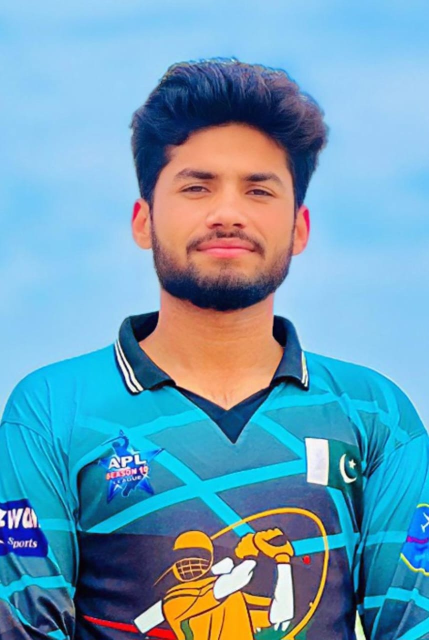
#> input picture Be Comfortable With Images/img1.jpg, 858 x 1280 px (shown at 1/2 size)
$ jupyter execute Image_Croping.ipynb
#> lines starting #> are read from the running program, lines starting #| are printed output that depends on the picture
[cell 1]
import cv2

[cell 2]
img = cv2.imread('img1.jpg')
#> img is the input picture: shape (1280, 858, 3); mean B, G, R 183.7, 157.9, 107.9
cv2.imshow("Original Image", img)
cv2.waitKey(0)

[cell 3]
Cropped_img = img[10:400, 20:500] # y1:y2, x1:x2
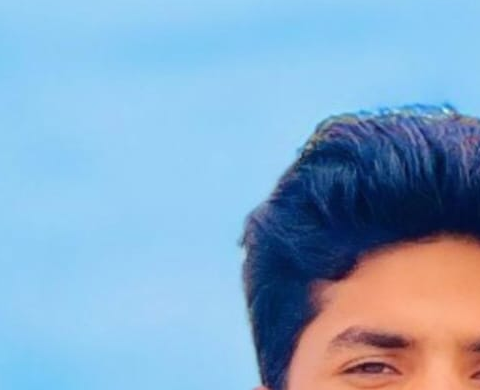
#> Cropped_img: shape (390, 480, 3); mean B, G, R 200.1, 168.9, 133.5
cv2.imshow("Cropped Image", Cropped_img)
cv2.waitKey(0)
